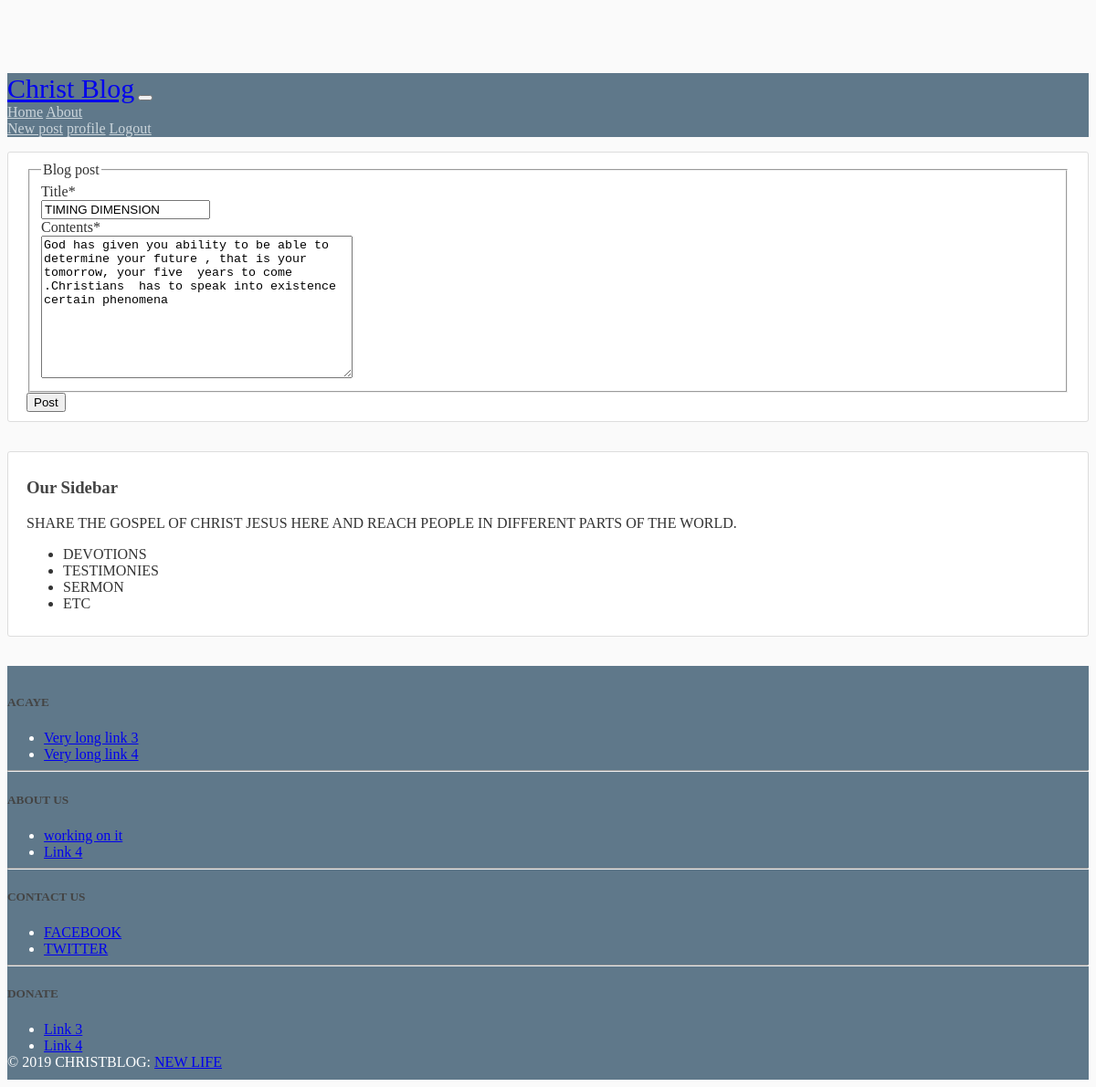
The page /post/11/Update/ (signed in) on the database its author committed.
### blog/models.py (models this page shows, shortened)
class post(models.Model):
    Title = models.CharField(max_length=100)
    Contents = models.TextField()
    Date_posted = models.DateTimeField(default = timezone.now)
    Author = models.ForeignKey(User,on_delete=models.CASCADE)

### blog/views.py (the view, shortened to what this page needs)
# urls.py: path('post/<int:pk>/Update/', PostUpdateView.as_view(), name ="post-Update"),
class PostUpdateView(LoginRequiredMixin,UserPassesTestMixin,UpdateView):
    model = post
    fields = ['Title','Contents']
    def test_func(self):
        post = self.get_object()
        if self.request.user == post.Author:
            return True
            return False

### blog/templates/blog/post_form.html (shortened to what this page needs)
{% extends "blog/base.html" %}
{% load crispy_forms_tags %}
{% block content %}
   <div class='content-section'>
        <form method="POST">
          <fieldset class='form-group'>
             <legend class="border_bottom mb-4">Blog post</legend>
             {{ form|crispy }}
        </fieldset>
        <div class="form-group">
           <button class="btn btn-outline-info"type = "submit">Post</button>
        </div>
        </form>
   </div>
{% endblock content %}

### blog/static/blog/main.css (style rules this page uses)
body { background: #fafafa; color: #333333; margin-top:5rem; }
.content-section { background:#ffffff; padding: 10px 20px; border: 1px solid #dddddd; border-radius: 3px; margin-top:1rem; margin-bottom:2rem; }

### rows shown on the page
post: Title "TIMING DIMENSION", Contents "God has given you ability to be able to determine your future , that is your tomorrow, your five years to come .Christians has to speak into existence certain phenomena"
